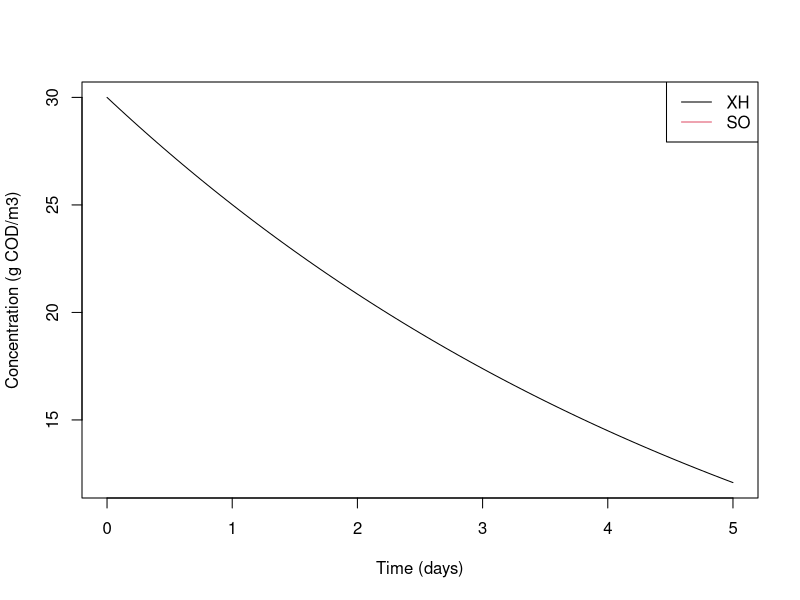

Generate this figure with R:
# Aerobic endogenous respiration rate equation
endo_resp <- function(time, state, parms) {
  XH <- state[1]
  SO <- state[2]
  
  bH_O2 = parms["bH_O2"]
  KO2 = parms["KO2"]
  
  rate = bH_O2 * (SO / (KO2 + SO)) * XH
  
  dXH <- -rate  # Negative value as it's a consumption
  dSO <- 0  # No change in SO for this example
  
  return(list(c(dXH, dSO)))
}

# Parameters
params <- c(bH_O2 = 0.2, KO2 = 0.2)

# Initial conditions
initial_conditions <- c(XH = 30, SO = 2)

# Time steps
t <- seq(0, 5, by = 0.05)

# Numerical integration
library(deSolve)
out <- ode(y = initial_conditions, times = t, func = endo_resp, parms = params)

# Plot results
plot(out[, 1], out[, 2], type = "l", 
     xlab = "Time (days)", ylab = "Concentration (g COD/m3)")
legend("topright", legend = c("XH", "SO"), lty = 1, col = 1:2)
